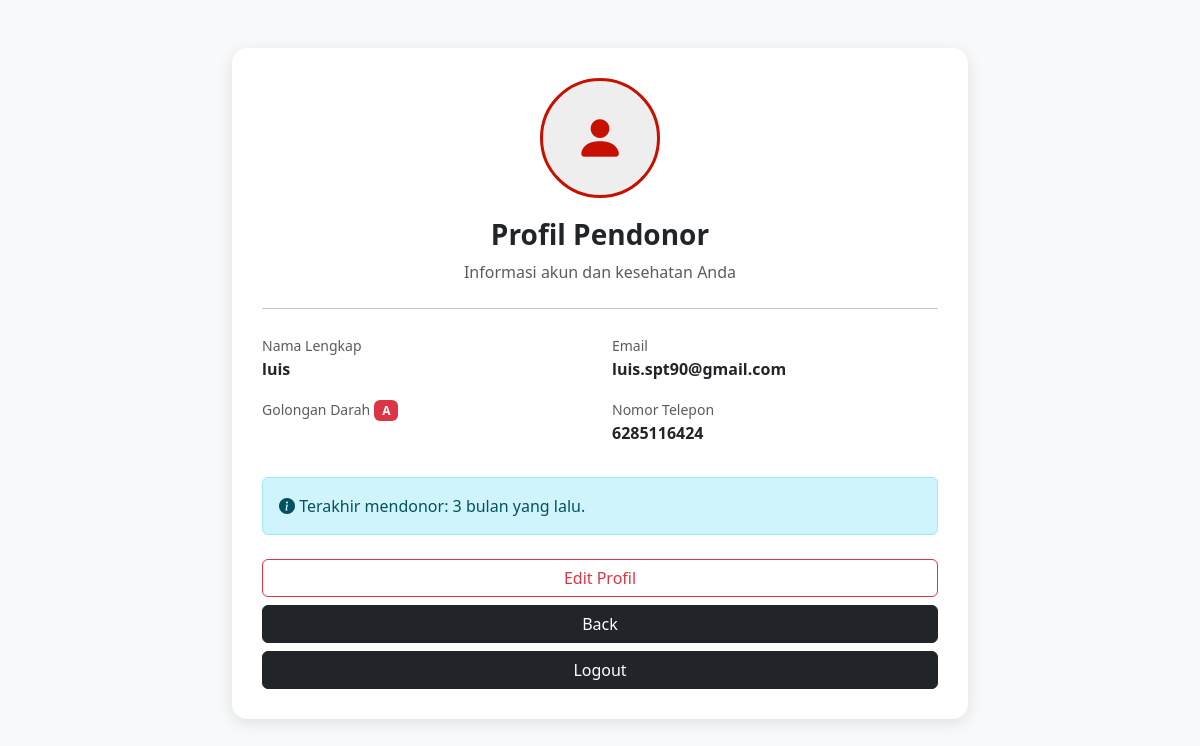
The page /profil-user.php (signed in) on the database its author committed.
### tables this page shows
CREATE TABLE `users` (
  `idUser` int NOT NULL,
  `username` varchar(255) NOT NULL,
  `gmail` varchar(255) NOT NULL,
  `nohp` varchar(15) NOT NULL,
  `tinggiBadan` int NOT NULL,
  `beratBadan` int NOT NULL,
  `golonganDarah` varchar(255) NOT NULL,
  `password` varchar(255) NOT NULL,
  `role` varchar(50) DEFAULT 'USER'
);

### profil-user.php (the view, shortened to what this page needs)
<?php
include 'config/app.php';
$idUser = isset($_SESSION['idUser']) ? intval($_SESSION['idUser']) : 0;
$user = null;
if ($idUser > 0) {
    $result = mysqli_query($db, "SELECT * FROM users WHERE idUser = '$idUser'");
    if ($result && mysqli_num_rows($result) > 0) {
        $user = mysqli_fetch_assoc($result);
    }
}
$nama = $user['username'] ?? '-';
$email = $user['gmail'] ?? '-';
$nohp = $user['nohp'] ?? '-';
$goldar = $user['golonganDarah'] ?? '-';
?>
<!DOCTYPE html>
<html lang="id">
<head>
    <link href="https://cdn.jsdelivr.net/npm/bootstrap@5.3.0/dist/css/bootstrap.min.css" rel="stylesheet">
    <link rel="stylesheet" href="https://cdn.jsdelivr.net/npm/bootstrap-icons@1.11.0/font/bootstrap-icons.css">
</head>
<body class="bg-light">
<div class="container py-5">
    <div class="row justify-content-center">
        <div class="col-md-8">
            <div class="profile-card">
                <div class="text-center">
                    <div class="avatar-box"><i class="bi bi-person-fill"></i></div>
                    <h3 class="fw-bold">Profil Pendonor</h3>
                    <p class="text-muted">Informasi akun dan kesehatan Anda</p>
                </div>
                <hr class="my-4">
                <div class="row">
                    <div class="col-md-6 mb-3">
                        <label class="text-muted small">Nama Lengkap</label>
                        <div class="fw-bold"><?= htmlspecialchars($nama) ?></div>
                    </div>
                    <div class="col-md-6 mb-3">
                        <label class="text-muted small">Email</label>
                        <div class="fw-bold"><?= htmlspecialchars($email) ?></div>
                    </div>
                    <div class="col-md-6 mb-3">
                        <label class="text-muted small">Golongan Darah</label>
                        <div class="fw-bold badge bg-danger"><?= htmlspecialchars($goldar) ?></div>
                    </div>
                    <div class="col-md-6 mb-3">
                        <label class="text-muted small">Nomor Telepon</label>
                        <div class="fw-bold"><?= htmlspecialchars($nohp) ?></div>
                    </div>
                </div>
                <div class="alert alert-info mt-3">
                    <i class="bi bi-info-circle-fill"></i> Terakhir mendonor: 3 bulan yang lalu.
                </div>
                <div class="d-grid gap-2 mt-4">
                    <button type="button" class="btn btn-outline-danger" data-bs-toggle="modal" data-bs-target="#editModal">
                        Edit Profil
                    </button>
                    <a href="dashboard.php" class="btn btn-dark">Back</a>
                    <a href="logout.php" class="btn btn-dark">Logout</a>
                </div>
            </div>
        </div>
    </div>
</div>
</body>
</html>

### profil-user.php (style rules this page uses)
.profile-card { background: #fff; padding: 30px; border-radius: 15px; box-shadow: 0 4px 15px rgba(0,0,0,0.1); }
.avatar-box { width: 120px; height: 120px; background: #eee; border-radius: 50%; display: flex; align-items: center; justify-content: center; font-size: 50px; color: #c81000; margin: 0 auto 20px; border: 3px solid #c81000; }

### rows shown on the page
users: username "luis", gmail "luis.spt90@gmail.com", golonganDarah "A", nohp "6285116424"
